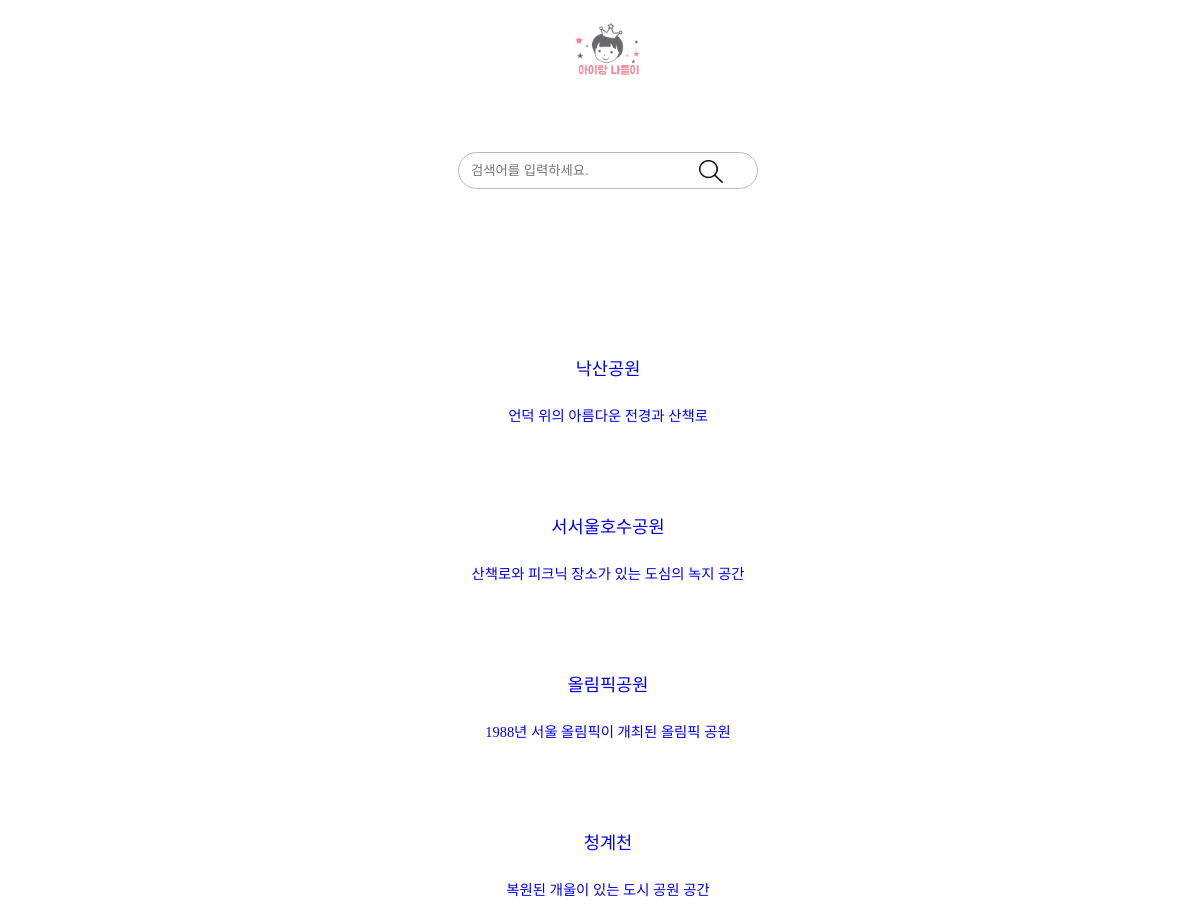
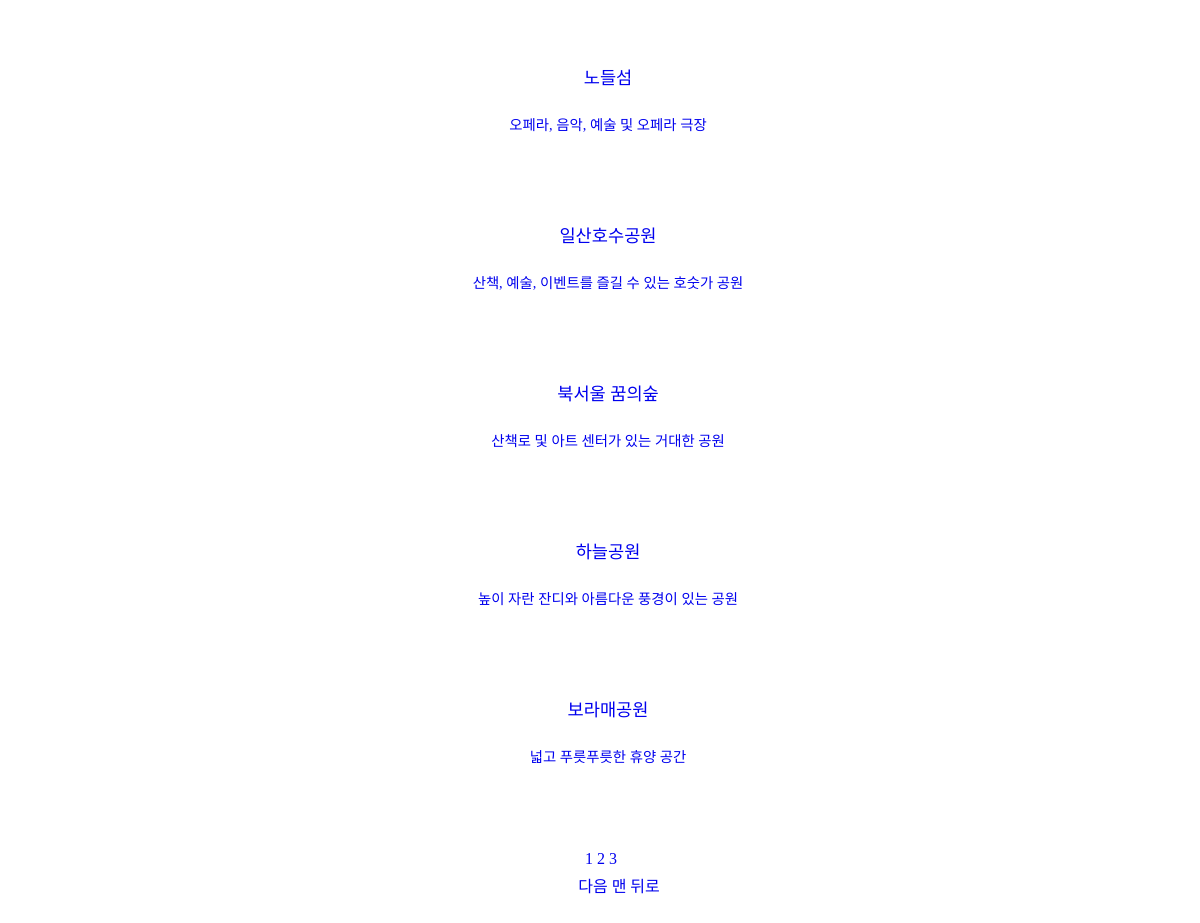
Page /result_park/ on the committed database (2 pictures, top to bottom).
### main/models.py (models this page shows, shortened)
class Google(models.Model):
    name = models.CharField(max_length=200)
    content = models.CharField(max_length=200)
    main_pic = models.CharField(max_length=200)
    wiki = models.CharField(max_length=200)
    location = models.CharField(max_length=50, default='')
    latitude=models.FloatField(default=0.0)
    longitude=models.FloatField(default=0.0)
    inout = models.CharField(max_length=50, blank=True, null=True)
    charge = models.CharField(max_length=50, blank=True, null=True)
    popular = models.IntegerField(null=False)
    theme = models.CharField(max_length=50, blank=True, null=True)
    class Meta:
      	ordering = ['-popular']

### main/views.py (the view)
# urls.py: path('result_park/', result_park, name="result_park"),
def result_park(request):
    result_park_list = Google.objects.filter(theme='park')
    paginator = Paginator(result_park_list, 9)
    page = int(request.GET.get('page', 1))
    result_park_list = paginator.get_page(page)
    return render(request, 'main/result_park.html', {'result_park_list':result_park_list})

### main/templates/main/result_park.html (shortened to what this page needs)
<!DOCTYPE html>
<html lang="en">
<head>
</head>
<body>
    {% load static %}
   <header>
      <div class="headA">
         <div class="headA_logo">
            <a href="/">
               <img src="{% static 'images/logo.png' %}" alt="">
            </a>
         </div>
         <div class="headA_search">
            <form class="form-inline_my-2_my-lg-0" action="{% url 'search' %}" method="post">
               <input class="form-control_mr-sm-2" type="search" placeholder="검색어를 입력하세요." aria-label="Search" name="q" value="{{q}}">
               <input class="btn_submit" TYPE="IMAGE" src="{% static 'images/search_icon.png' %}" name="Submit" value="Submit">
            </form>
         </div>
      </div>
   </header>
    {% block content %}
        {% if result_park_list %}
            {% for data in result_park_list %}
            <div class="box">
                <div class="button">
                   <a href="{{ data.pk }}" style="text-decoration:none">
                      <div class="Contents">
                         <div class="name">{{ data.name }}</div>
                         <div class="content">{{ data.content }}</div>
                      </div>
                   </a>
               </div>
             </div>
            {% endfor %}
        {% endif %}
    {% endblock %}
<div class="pagination">
    <div style="width:30%; margin: 5px;">
    {% for page in result_park_list.paginator.page_range %}
        {% if page >= result_park_list.number|add:-2 and page <= result_park_list.number|add:2 %}
        <span class="{% if page == result_park_list.number %}current{% endif %}">
            <a href="?page={{ page }}" style="text-decoration:none">{{ page}}</a>
        </span>
        {% elif page >= result_park_list.number|add:-3 and page <= result_park_list.number|add:3 %}
            ..
        {% endif %}
    {% endfor %}
    </div>
    <div style="width:35%; margin: 5px;">
    {% if result_park_list.has_next %}
        <a class="abutton" href="?page={{ result_park_list.next_page_number }}" style="text-decoration:none">다음</a>
        <a class="abutton" href="?page={{ result_park_list.paginator.num_pages }}" style="text-decoration:none">맨 뒤로</a>
    {% endif %}
    </div>
</div>
</body>
</html>

### main/templates/main/result_park.html (style rules this page uses)
body { width: 100%; color: #000; font-family: "NEXON Lv1 Gothic OTF"; }
.headA_logo { text-align: center; }
.headA_logo img { width: 100px; }
.headA_search { position: relative; text-align: center; margin: 0 auto; padding-bottom: 50px; width: 300px; }
.form-control_mr-sm-2 { width: 100%; border-radius: 20px; border: 1px solid #bbb; margin: 10px 0; padding: 10px 12px; }
.form-inline_my-2_my-lg-0 { padding-top: 30px; }
.btn_submit { position: absolute; width: 8%; height: 15%; padding-top: 28px; right: 35px; top: 20px; margin: 0; }
.button { padding-top: 50px; text-align: center; }
.Contents { text-align: center; }
.name { font-size: 110%; margin-bottom: 2%; text-align: center; padding-top: 20px; }
.content { font-size: 90%; }
.pagination { text-align: center; margin-top: 7%; margin-bottom: 10%; margin-left: 40%; }

### rows in the picture
Google: name "낙산공원", content "언덕 위의 아름다운 전경과 산책로"
Google: name "서서울호수공원", content "산책로와 피크닉 장소가 있는 도심의 녹지 공간"
Google: name "올림픽공원", content "1988년 서울 올림픽이 개최된 올림픽 공원"
Google: name "청계천", content "복원된 개울이 있는 도시 공원 공간"
Google: name "노들섬", content "오페라, 음악, 예술 및 오페라 극장"
Google: name "일산호수공원", content "산책, 예술, 이벤트를 즐길 수 있는 호숫가 공원"
Google: name "북서울 꿈의숲", content "산책로 및 아트 센터가 있는 거대한 공원"
Google: name "하늘공원", content "높이 자란 잔디와 아름다운 풍경이 있는 공원"
Google: name "보라매공원", content "넓고 푸릇푸릇한 휴양 공간"

### other values in the picture
{{ page }} "1" "2" "3"
